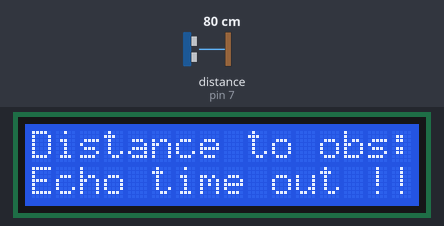
Bench run of a sketch on a simulated Arduino Uno, built with avr-gcc and run on an emulated ATmega328P. Shown: 16×2 character LCD. Wiring (inferred from the names in the program): ultrasonic range finder: trigger pin 8; echo pin 7. The inputs (shaded band) are chosen by the test bench; at power-on: distance to the obstacle (sensor on pin 7) 80 cm. The echo pulse lasts 58.3 µs per cm; what the sketch prints to the serial monitor is not drawn.

Above: at 1.2 s.
1.3 s: distance to the obstacle (sensor on pin 7) set to 2 cm
At 2.5 s:
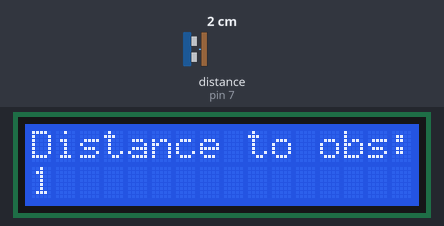
5.4 s: distance to the obstacle (sensor on pin 7) set to 4 cm
At 7.0 s:
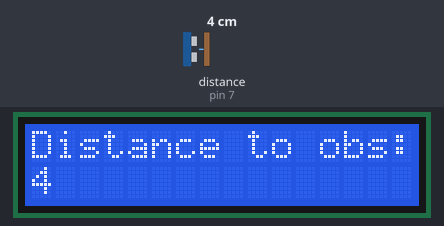
8.7 s: distance to the obstacle (sensor on pin 7) set to 9 cm
At 9.7 s:
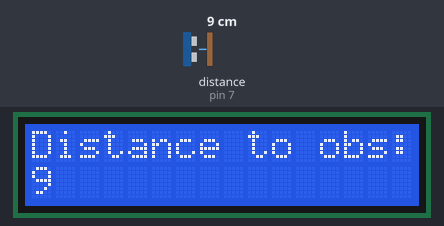
11.8 s: distance to the obstacle (sensor on pin 7) set to 120 cm
At 12.7 s:
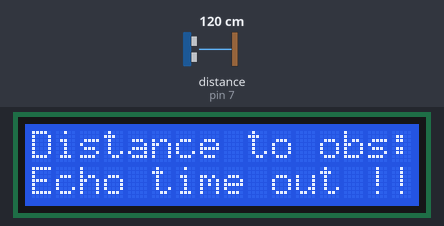
Timing chart, 0 to 14.8 s (numbered marks = the images above; inputs shaded):
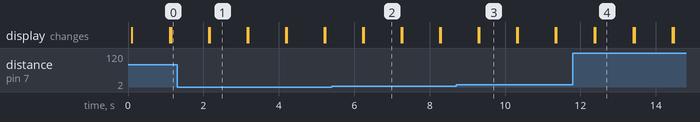

Measured:
- after the input at 1.3 s, the display: first differs from a run without the input after 0.86 s (image 1)
- after the input at 5.4 s, the display: first differs from a run without the input after 0.85 s (image 2)
- after the input at 8.7 s, the display: first differs from a run without the input after 0.61 s (image 3)
- after the input at 11.8 s, the display: first differs from a run without the input after 0.60 s (image 4)
- what the display in image 1 shows lasts 1.0 s, from 2.2 s to 3.2 s

The sketch:

ultra-sonic-ranger.ino
```cpp
#include <Wire.h>
#include <LiquidCrystal_I2C.h>
LiquidCrystal_I2C lcd(0x27,16,2);

#define TRIG_PIN 8
#define ECHO_PIN 7
#define TIME_OUT 5000

float GetDistance()
{
  long duration, distanceCm;

  digitalWrite(TRIG_PIN, LOW);
  delayMicroseconds(2);
  digitalWrite(TRIG_PIN, HIGH);
  delayMicroseconds(10);
  digitalWrite(TRIG_PIN, LOW);

  duration = pulseIn(ECHO_PIN, HIGH, TIME_OUT);

  // convert to distance
  distanceCm = duration / 29.1 / 2;

  return distanceCm;
}

void setup() {
  Serial.begin(9600);
  pinMode(TRIG_PIN, OUTPUT);
  pinMode(ECHO_PIN, INPUT);
  lcd.init();       //Khởi động màn hình. Bắt đầu cho phép Arduino sử dụng màn hình
  lcd.backlight();
}

void loop() {
  lcd.clear();
  long distance = GetDistance();
  lcd.setCursor(0,0);
  lcd.print("Distance to obs:");
  if (distance <= 0)
  {
    Serial.println("Echo time out !!");
    lcd.setCursor(0,1);
    lcd.print("Echo time out !!");
  }
  else
  {
    Serial.print("Distance to obstacle (cm): ");
    Serial.println(distance);
    lcd.setCursor(0,1);
    lcd.print(distance);
  }
  delay(1000);
}
```
